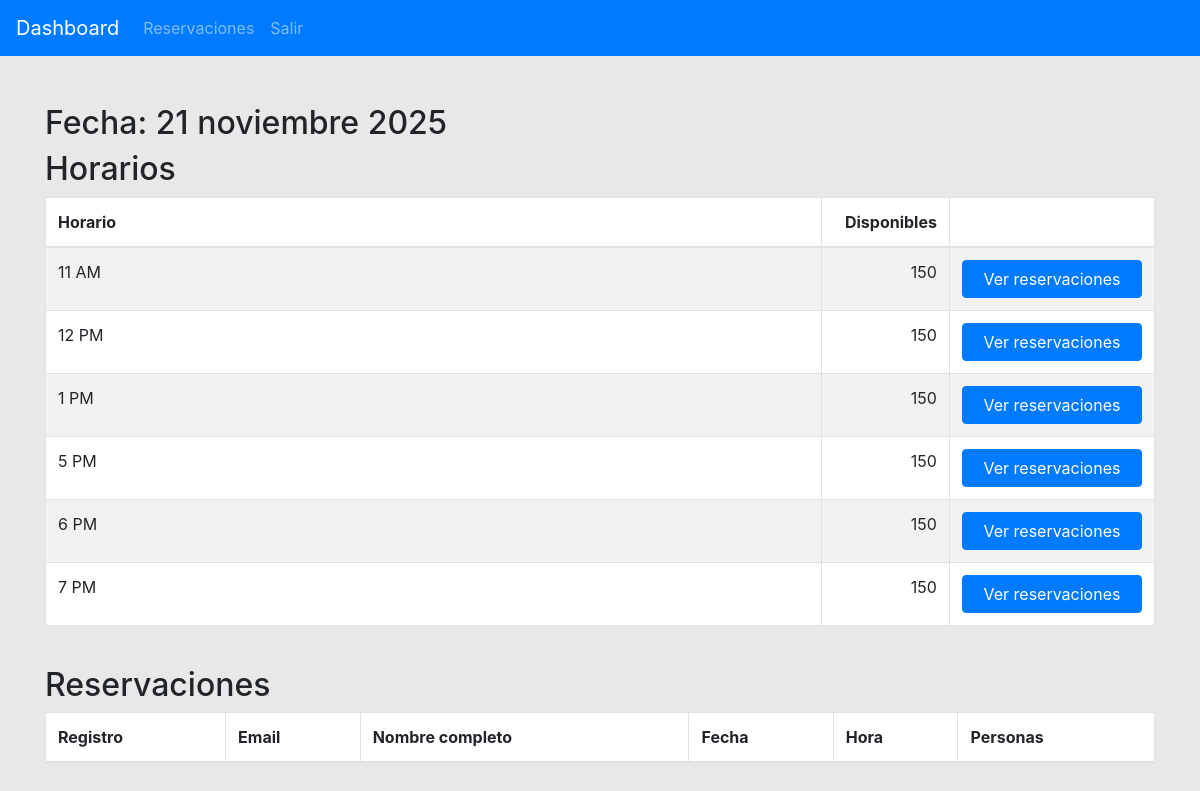
The page /admin/reservations/date_details/1 on the database its author committed.
### tables this page shows
CREATE TABLE `dates_available` (
  `id` int NOT NULL AUTO_INCREMENT,
  `date` date DEFAULT NULL,
  `date_label` varchar(255) DEFAULT NULL,
  `available` int DEFAULT NULL,
  `attendees_available` int DEFAULT NULL,
  PRIMARY KEY (`id`)
);

CREATE TABLE `hours_available` (
  `id` int NOT NULL AUTO_INCREMENT,
  `dates_available_id` int DEFAULT NULL,
  `hour` time DEFAULT NULL,
  `hour_label` varchar(255) DEFAULT NULL,
  `available` int DEFAULT NULL,
  `attendees_available` int DEFAULT NULL,
  PRIMARY KEY (`id`)
);

### application/controllers/admin/Reservations.php (called while the page is built, shortened)
<?php
class Reservations extends CI_Controller
{
  public function date_details($id)
  {
    $this->load->model('Dates_available_model');
    $this->load->model('Hours_available_model');
    $this->load->model('Reservations_model');
    $date = $this->Dates_available_model->get_by_id($id);
    $hours = $this->Hours_available_model->get_all_by_dates_available_id($id);
    $reservations = $this->Reservations_model->get_by_dates_available_id($id);
    $data = array(
      'content_view' => 'admin/reservations/reservations_date_details_view',
      'date' => $date,
      'hours' => $hours,
      'reservations' => $reservations,
    );
    $this->load->view('admin/reservations/reservations_base_view', $data);
  }
}

### index.php (called while the page is built, shortened)
<?php
require_once BASEPATH.'core/CodeIgniter.php';

### application/models/Dates_available_model.php (called while the page is built, shortened)
<?php
class Dates_available_model extends CI_Model
{
  public function get_by_id($id)
  {
    return $this->db->where('id', $id)
      ->get('dates_available')
      ->row();
  }
}

### application/models/Hours_available_model.php (called while the page is built, shortened)
<?php
class Hours_available_model extends CI_Model
{
  public function get_all_by_dates_available_id($dates_available_id)
  {
    return $this->db->where('dates_available_id', $dates_available_id)
      ->where('available', 1)
      ->get('hours_available')
      ->result();
  }
}

### application/views/admin/reservations/reservations_date_details_view.php (the view, shortened to what this page needs)
<div class="row mb-4">
  <div class="col-12">
    <h2>Fecha: <?php echo $date->date_label ?></h2>
    <h2>Horarios</h2>
    <div class="table-responsive">
      <table class="table table-bordered table-striped bg-white">
        <thead>
          <tr>
            <th>Horario</th>
            <th class="text-right">Disponibles</th>
            <th></th>
          </tr>
        </thead>
        <tbody>
          <?php
          foreach ($hours as $hour):
          ?>
            <tr>
              <td width="70%"><?php echo $hour->hour_label ?></td>
              <td class="text-right"><?php echo $hour->attendees_available ?></td>
              <td>
                <a href="<?php echo base_url("admin/reservations/hour_details/{$hour->id}") ?>" class="btn btn-primary btn-xs btn-block">
                  Ver reservaciones
                </a>
              </td>
            </tr>
          <?php
          endforeach;
          ?>
        </tbody>
      </table>
    </div>
  </div>
</div>
<div class="row">
  <div class="col-12">
    <h2>Reservaciones</h2>
    <div class="table-responsive">
      <table class="table table-bordered table-striped bg-white">
        <thead>
          <th>Registro</th>
          <th>Email</th>
          <th>Nombre completo</th>
          <th>Fecha</th>
          <th>Hora</th>
          <th>Personas</th>
        </thead>
      </table>
    </div>
  </div>
</div>

### application/views/admin/reservations/reservations_base_view.php (style rules this page uses)
body { background-color: rgb(232, 232, 232); }

### rows shown on the page
dates_available: date_label "21 noviembre 2025"
hours_available: hour_label "11 AM", attendees_available "150"
hours_available: hour_label "12 PM", attendees_available "150"
hours_available: hour_label "1 PM", attendees_available "150"
hours_available: hour_label "5 PM", attendees_available "150"
hours_available: hour_label "6 PM", attendees_available "150"
hours_available: hour_label "7 PM", attendees_available "150"
